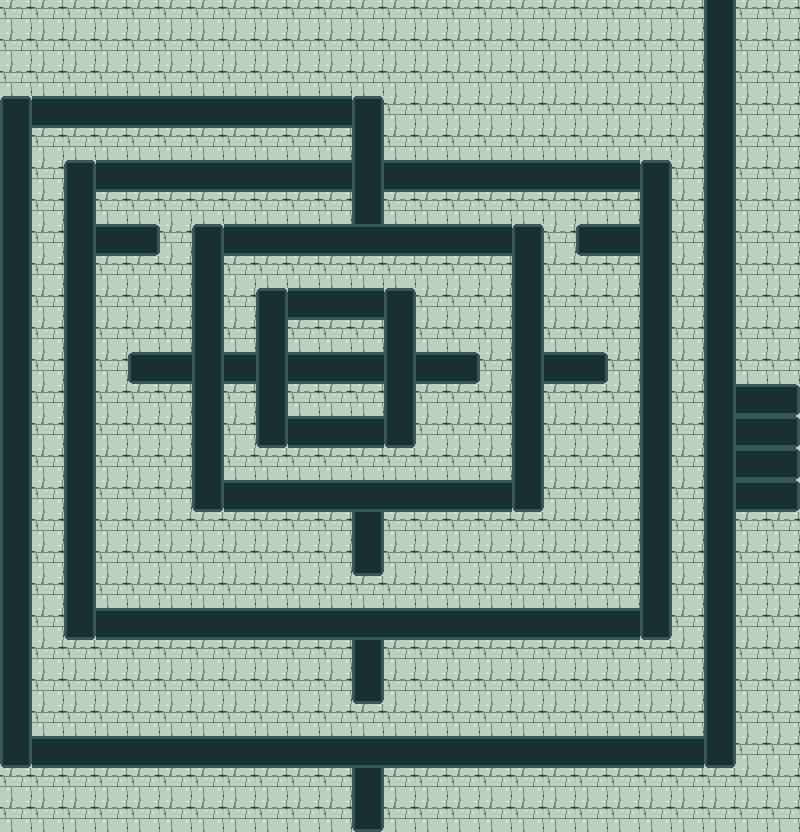

Tiled map render using the project's own tile images. Description and the whole map definition, tile-layer contents included, below:
An orthogonal 25x26 tile map with 32x32 px tiles, 1 tile layer (floor).

<map version="1.0" tiledversion="1.1.6" orientation="orthogonal" renderorder="right-down" width="25" height="26" tilewidth="32" tileheight="32" infinite="0" nextobjectid="1">
 <tileset firstgid="1" source="testTiles.tsx" />
 <layer name="floor" width="25" height="26">
  <data encoding="csv">
1,1,1,1,1,1,1,1,1,1,1,1,1,1,1,1,1,1,1,1,1,1,7,1,1,
1,1,1,1,1,1,1,1,1,1,1,1,1,1,1,1,1,1,1,1,1,1,7,1,1,
1,1,1,1,1,1,1,1,1,1,1,1,1,1,1,1,1,1,1,1,1,1,7,1,1,
3,6,6,6,6,6,6,6,6,6,6,3,1,1,1,1,1,1,1,1,1,1,7,1,1,
7,1,1,1,1,1,1,1,1,1,1,7,1,1,1,1,1,1,1,1,1,1,7,1,1,
7,1,3,6,6,6,6,6,6,6,6,7,6,6,6,6,6,6,6,6,3,1,7,1,1,
7,1,7,1,1,1,1,1,1,1,1,7,1,1,1,1,1,1,1,1,7,1,7,1,1,
7,1,7,6,5,1,3,6,6,6,6,6,6,6,6,6,3,1,4,6,7,1,7,1,1,
7,1,7,1,1,1,7,1,1,1,1,1,1,1,1,1,7,1,1,1,7,1,7,1,1,
7,1,7,1,1,1,7,1,3,6,6,6,3,1,1,1,7,1,1,1,7,1,7,1,1,
7,1,7,1,1,1,7,1,7,1,1,1,7,1,1,1,7,1,1,1,7,1,7,1,1,
7,1,7,1,4,6,7,6,7,6,6,6,7,6,5,1,7,6,5,1,7,1,7,1,1,
7,1,7,1,1,1,7,1,7,1,1,1,7,1,1,1,7,1,1,1,7,1,7,6,5,
7,1,7,1,1,1,7,1,2,6,6,6,2,1,1,1,7,1,1,1,7,1,7,6,5,
7,1,7,1,1,1,7,1,1,1,1,1,1,1,1,1,7,1,1,1,7,1,7,6,5,
7,1,7,1,1,1,2,6,6,6,6,6,6,6,6,6,2,1,1,1,7,1,7,6,5,
7,1,7,1,1,1,1,1,1,1,1,7,1,1,1,1,1,1,1,1,7,1,7,1,1,
7,1,7,1,1,1,1,1,1,1,1,2,1,1,1,1,1,1,1,1,7,1,7,1,1,
7,1,7,1,1,1,1,1,1,1,1,1,1,1,1,1,1,1,1,1,7,1,7,1,1,
7,1,2,6,6,6,6,6,6,6,6,6,6,6,6,6,6,6,6,6,2,1,7,1,1,
7,1,1,1,1,1,1,1,1,1,1,7,1,1,1,1,1,1,1,1,1,1,7,1,1,
7,1,1,1,1,1,1,1,1,1,1,2,1,1,1,1,1,1,1,1,1,1,7,1,1,
7,1,1,1,1,1,1,1,1,1,1,1,1,1,1,1,1,1,1,1,1,1,7,1,1,
2,6,6,6,6,6,6,6,6,6,6,6,6,6,6,6,6,6,6,6,6,6,2,1,1,
1,1,1,1,1,1,1,1,1,1,1,7,1,1,1,1,1,1,1,1,1,1,1,1,1,
1,1,1,1,1,1,1,1,1,1,1,2,1,1,1,1,1,1,1,1,1,1,1,1,1
</data>
 </layer>
</map>
